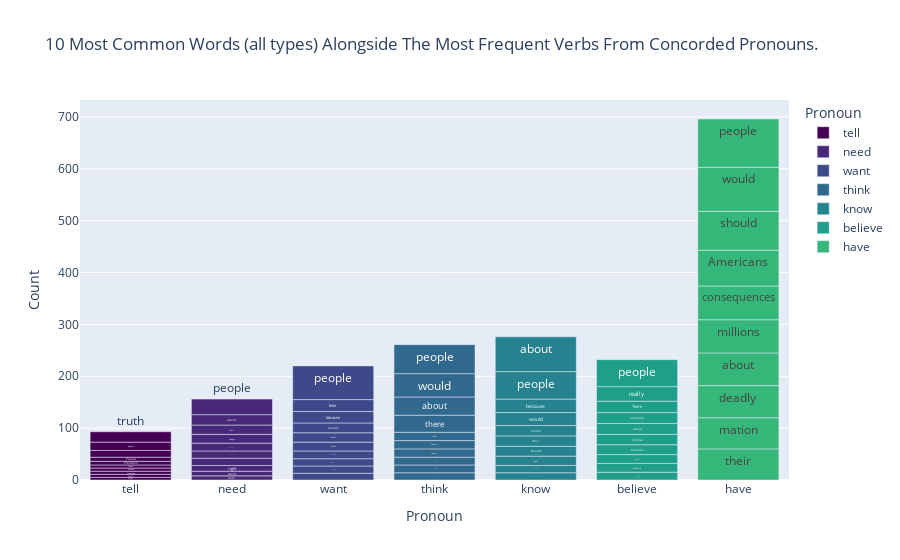

Notebook source saved alongside this figure:
### Code cell
ls_of_vars = []

for i in ls_vrb_adj:
    ls_of_vars.append(i)
    
bar_stacked(ls_of_vars, 10, "10 Most Common Words (all types) Alongside The Most Frequent Verbs From Concorded Pronouns.")

### Figure 1 — Plotly figure (JSON) as saved in the notebook; plotly's stock layout.template omitted (floating-point values rounded to 4 significant figures)
{"data": [{"alignmentgroup": "True", "hovertemplate": "Pronoun=%{x}<br>Count=%{y}<br>Word=%{text}<extra></extra>", "legendgroup": "tell", "marker": {"color": "#440154", "pattern": {"shape": ""}}, "name": "tell", "offsetgroup": "tell", "orientation": "v", "showlegend": true, "text": ["other", "really", "someone", "should", "these", "President", "Please", "about", "people", "truth"], "textposition": "auto", "type": "bar", "x": ["tell", "tell", "tell", "tell", "tell", "tell", "tell", "tell", "tell", "tell"], "xaxis": "x", "y": [5, 6, 6, 6, 6, 7, 8, 13, 16, 20], "yaxis": "y"}, {"alignmentgroup": "True", "hovertemplate": "Pronoun=%{x}<br>Count=%{y}<br>Word=%{text}<extra></extra>", "legendgroup": "need", "marker": {"color": "#482878", "pattern": {"shape": ""}}, "name": "need", "offsetgroup": "need", "orientation": "v", "showlegend": true, "text": ["truth", "world", "right", "these", "media", "really", "People", "their", "about", "people"], "textposition": "auto", "type": "bar", "x": ["need", "need", "need", "need", "need", "need", "need", "need", "need", "need"], "xaxis": "x", "y": [8, 9, 11, 14, 14, 15, 17, 18, 20, 30], "yaxis": "y"}, {"alignmentgroup": "True", "hovertemplate": "Pronoun=%{x}<br>Count=%{y}<br>Word=%{text}<extra></extra>", "legendgroup": "want", "marker": {"color": "#3e4989", "pattern": {"shape": ""}}, "name": "want", "offsetgroup": "want", "orientation": "v", "showlegend": true, "text": ["truth", "Americans", "spread", "economy", "about", "media", "country", "because", "their", "people"], "textposition": "auto", "type": "bar", "x": ["want", "want", "want", "want", "want", "want", "want", "want", "want", "want"], "xaxis": "x", "y": [13, 14, 14, 15, 17, 18, 19, 22, 23, 65], "yaxis": "y"}, {"alignmentgroup": "True", "hovertemplate": "Pronoun=%{x}<br>Count=%{y}<br>Word=%{text}<extra></extra>", "legendgroup": "think", "marker": {"color": "#31688e", "pattern": {"shape": ""}}, "name": "think", "offsetgroup": "think", "orientation": "v", "showlegend": true, "text": ["should", "virus", "their", "really", "theory", "clear", "there", "about", "would", "people"], "textposition": "auto", "type": "bar", "x": ["think", "think", "think", "think", "think", "think", "think", "think", "think", "think"], "xaxis": "x", "y": [14, 15, 15, 16, 16, 16, 33, 35, 45, 56], "yaxis": "y"}, {"alignmentgroup": "True", "hovertemplate": "Pronoun=%{x}<br>Count=%{y}<br>Word=%{text}<extra></extra>", "legendgroup": "know", "marker": {"color": "#26828e", "pattern": {"shape": ""}}, "name": "know", "offsetgroup": "know", "orientation": "v", "showlegend": true, "text": ["better", "everything", "right", "should", "their", "media", "would", "because", "people", "about"], "textposition": "auto", "type": "bar", "x": ["know", "know", "know", "know", "know", "know", "know", "know", "know", "know"], "xaxis": "x", "y": [14, 14, 18, 19, 20, 20, 25, 26, 53, 67], "yaxis": "y"}, {"alignmentgroup": "True", "hovertemplate": "Pronoun=%{x}<br>Count=%{y}<br>Word=%{text}<extra></extra>", "legendgroup": "believe", "marker": {"color": "#1f9e89", "pattern": {"shape": ""}}, "name": "believe", "offsetgroup": "believe", "orientation": "v", "showlegend": true, "text": ["President", "anything", "their", "theories", "normal", "about", "anybody", "There", "really", "people"], "textposition": "auto", "type": "bar", "x": ["believe", "believe", "believe", "believe", "believe", "believe", "believe", "believe", "believe", "believe"], "xaxis": "x", "y": [15, 17, 17, 19, 20, 21, 21, 22, 28, 52], "yaxis": "y"}, {"alignmentgroup": "True", "hovertemplate": "Pronoun=%{x}<br>Count=%{y}<br>Word=%{text}<extra></extra>", "legendgroup": "have", "marker": {"color": "#35b779", "pattern": {"shape": ""}}, "name": "have", "offsetgroup": "have", "orientation": "v", "showlegend": true, "text": ["their", "mation", "deadly", "about", "millions", "consequences", "Americans", "should", "would", "people"], "textposition": "auto", "type": "bar", "x": ["have", "have", "have", "have", "have", "have", "have", "have", "have", "have"], "xaxis": "x", "y": [60, 60, 62, 63, 64, 65, 69, 75, 85, 93], "yaxis": "y"}], "layout": {"barmode": "relative", "hovermode": "closest", "legend": {"title": {"text": "Pronoun"}, "tracegroupgap": 0}, "title": {"text": "10 Most Common Words (all types) Alongside The Most Frequent Verbs From Concorded Pronouns."}, "xaxis": {"anchor": "y", "categoryarray": ["tell", "need", "want", "think", "know", "believe", "have"], "categoryorder": "array", "domain": [0, 1], "title": {"text": "Pronoun"}}, "yaxis": {"anchor": "x", "domain": [0, 1], "title": {"text": "Count"}}}}
